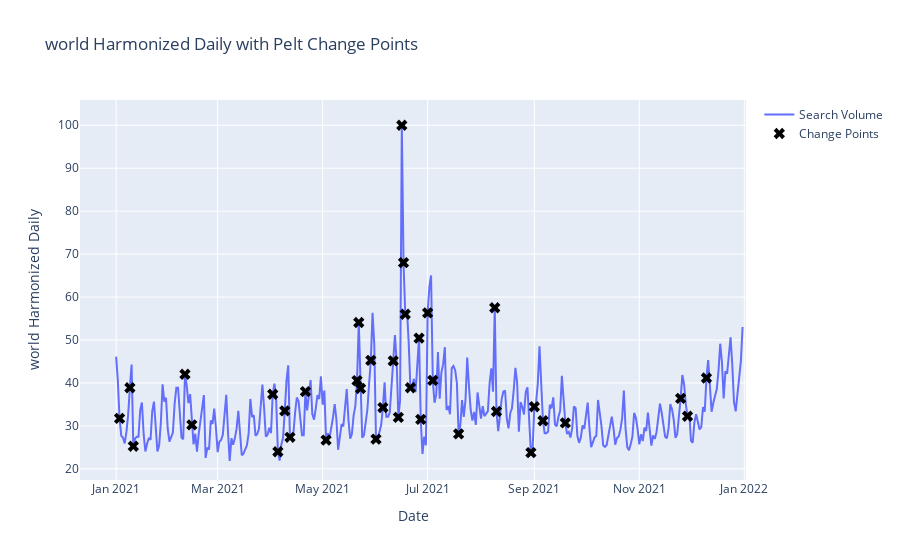

Source (notebook cell):
### Code cell
fig = viz.pelt_model_l2(grouped.get_group('world'),'date','harmonized_daily')
fig.show()

### Figure 1 — Plotly figure (JSON) as saved in the notebook; plotly's stock layout.template omitted (floating-point values rounded to 4 significant figures; data arrays with more than 128 entries replaced by an {"elided": "..."} marker saying what was removed)
{"data": [{"mode": "lines", "name": "Search Volume", "type": "scatter", "x": {"elided": "365 str values"}, "y": {"elided": "365 float values"}}, {"marker": {"color": "black", "size": 10, "symbol": "x"}, "mode": "markers", "name": "Change Points", "type": "scatter", "x": ["2021-01-03T00:00:00", "2021-01-09T00:00:00", "2021-01-11T00:00:00", "2021-02-10T00:00:00", "2021-02-14T00:00:00", "2021-04-02T00:00:00", "2021-04-05T00:00:00", "2021-04-09T00:00:00", "2021-04-12T00:00:00", "2021-04-21T00:00:00", "2021-05-03T00:00:00", "2021-05-21T00:00:00", "2021-05-22T00:00:00", "2021-05-23T00:00:00", "2021-05-29T00:00:00", "2021-06-01T00:00:00", "2021-06-05T00:00:00", "2021-06-11T00:00:00", "2021-06-14T00:00:00", "2021-06-16T00:00:00", "2021-06-17T00:00:00", "2021-06-18T00:00:00", "2021-06-21T00:00:00", "2021-06-26T00:00:00", "2021-06-27T00:00:00", "2021-07-01T00:00:00", "2021-07-04T00:00:00", "2021-07-19T00:00:00", "2021-08-09T00:00:00", "2021-08-10T00:00:00", "2021-08-30T00:00:00", "2021-09-01T00:00:00", "2021-09-06T00:00:00", "2021-09-19T00:00:00", "2021-11-25T00:00:00", "2021-11-29T00:00:00", "2021-12-10T00:00:00", "2021-12-31T00:00:00"], "y": [31.74, 38.89, 25.25, 42.02, 30.24, 37.36, 23.98, 33.49, 27.35, 38.0, 26.69, 40.56, 54.08, 38.71, 45.26, 26.93, 34.27, 45.14, 32, 100, 68, 56.0, 38.87, 50.43, 31.5, 56.3, 40.59, 28.13, 57.51, 33.36, 23.79, 34.46, 31.19, 30.7, 36.4, 32.24, 41.15]}], "layout": {"title": {"text": "world Harmonized Daily with Pelt Change Points"}, "xaxis": {"title": {"text": "Date"}}, "yaxis": {"title": {"text": "world Harmonized Daily"}}}}
